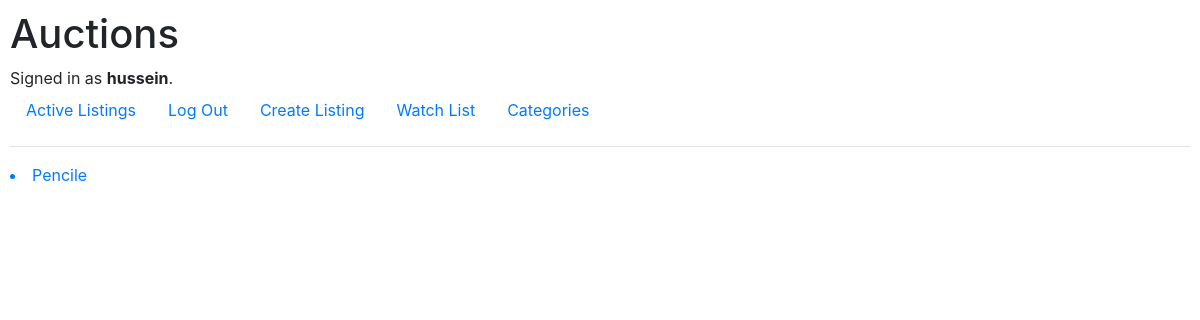
Before: /category/2 (signed in) with the older database file.
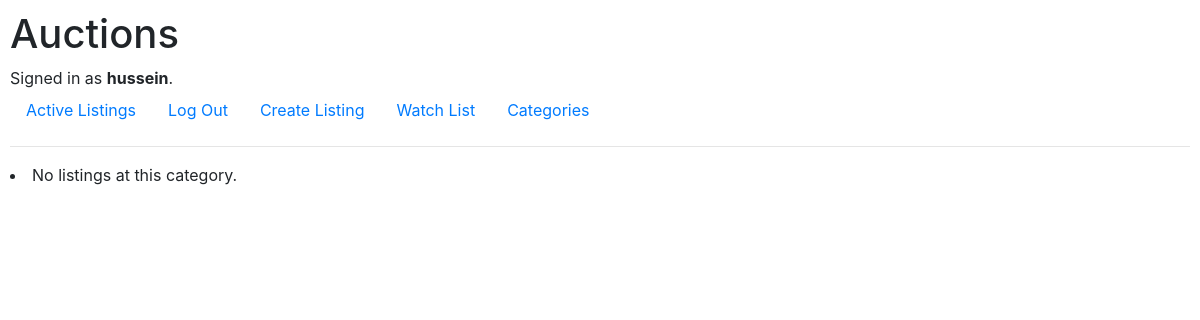
After: the same page with the newer database file.
### auctions/models.py (models this page shows, shortened)
class AuctionListing(models.Model):
    status = models.BooleanField(default=True)
    title = models.CharField(max_length=100, blank=False)
    description = models.TextField(blank=False)
    image = models.URLField(blank=True)
    starting_price = models.DecimalField(max_digits=8, decimal_places=2, blank=False, validators=[MinValueValidator(0.01)])
    current_price = models.DecimalField(max_digits=8, decimal_places=2, validators=[MinValueValidator(0.01)])
    created_at = models.DateTimeField(auto_now_add=True)
    bidding_count = models.IntegerField(default=0)
    seller = models.ForeignKey(User, related_name="auction_listing", on_delete=models.CASCADE, blank=False)
    category = models.ForeignKey(Category, related_name="auction_listing", on_delete=models.SET_DEFAULT, default=1)

### auctions/views.py (the view)
# urls.py: path("category", views.category, name="category"),
def category(request, category_id=None):
    if category_id:
        try:
            category = Category.objects.get(pk=category_id)
        except Category.DoesNotExist:
            return render(request, "auctions/error.html", {
                "message": f"There is no category with ID {category_id}."
            })
        listings = AuctionListing.objects.filter(
            category=category,
            status=True,
        )
        return render(request, "auctions/category.html", {
                "listings": listings,
        })
    categories = Category.objects.all()
    return render(request, "auctions/categories.html", {
            "categories": categories,
    })

### auctions/templates/auctions/category.html
{% extends "auctions/layout.html" %}
{% block body %}
    {% for listing in listings %}
    <a href="{% url 'listing' listing.pk %}">
        <li>{{ listing.title }}</li>
    </a>
    {% empty %}
    <li>No listings at this category.</li>
    {% endfor %}
{% endblock %}

Changed rows visible on the page:
no longer on this page (row edited): AuctionListing: title "Pencile"
Other visible differences:
text now shown: "No listings at this category."
